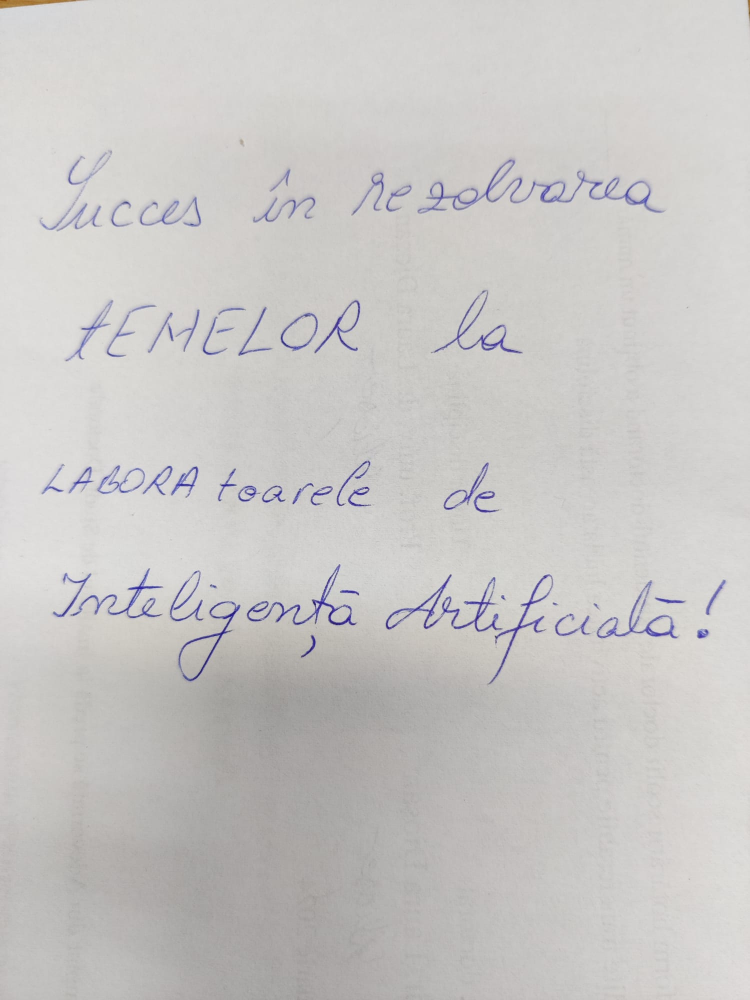
#> input picture Sem4/IA/L3/test2.jpeg, 1500 x 2000 px (shown at 1/2 size)
$ jupyter execute --allow-errors nr_one.ipynb
#> lines starting #> are read from the running program, lines starting #| are printed output that depends on the picture; after the words box and inside, x2 and y2 are one past the last pixel; in counts of white or black regions, pixels touching at a corner belong together
[cell 1]
#%pip install azure-cognitiveservices-vision-computervision
#%pip install pillow
#%pip install levenshtein
#%pip install jaro-winkler
#%pip install opencv-python
#%pip install numpy
#%pip install matplotlib

[cell 2]
from azure.cognitiveservices.vision.computervision import ComputerVisionClient
from azure.cognitiveservices.vision.computervision.models import OperationStatusCodes
from azure.cognitiveservices.vision.computervision.models import VisualFeatureTypes
from msrest.authentication import CognitiveServicesCredentials
from array import array
import os
from PIL import Image
import sys
import time
import cv2
import numpy as np
import Levenshtein
from scipy.spatial import distance
import jaro

#> (a cell that did not finish here is left out)

[cell 4]
img = cv2.imread("test2.jpeg")
#> img is the input picture: shape (2000, 1500, 3); mean B, G, R 197.3, 198.7, 200.5

img = cv2.cvtColor(img,cv2.COLOR_BGR2GRAY)
#> img: shape (2000, 1500)

img = cv2.GaussianBlur(img, (3,3), 100)

img = cv2.adaptiveThreshold(img,255,cv2.ADAPTIVE_THRESH_GAUSSIAN_C, cv2.THRESH_BINARY_INV,819,33)
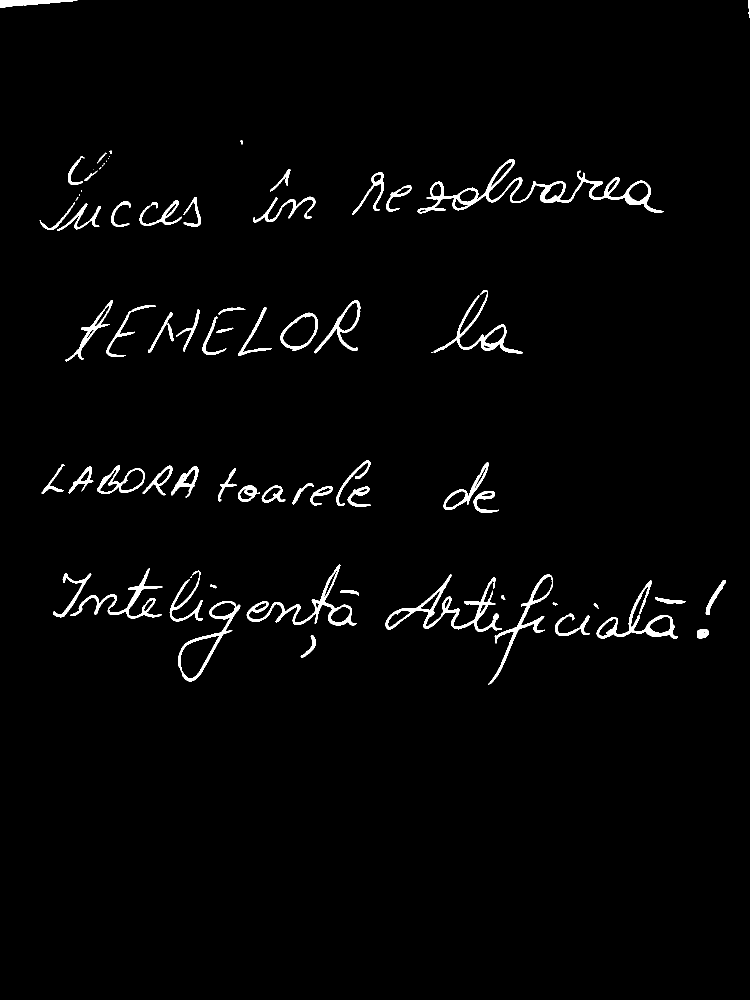
#> img: shape (2000, 1500) (shown at 1/2 size); 2% white; 74 white regions (12 under 20 px), largest, box (x1, y1, x2, y2) and area: (835, 318, 1328, 427) 7197, (771, 1149, 1004, 1264) 4308, (493, 1129, 713, 1251) 3461

img = 255 - img
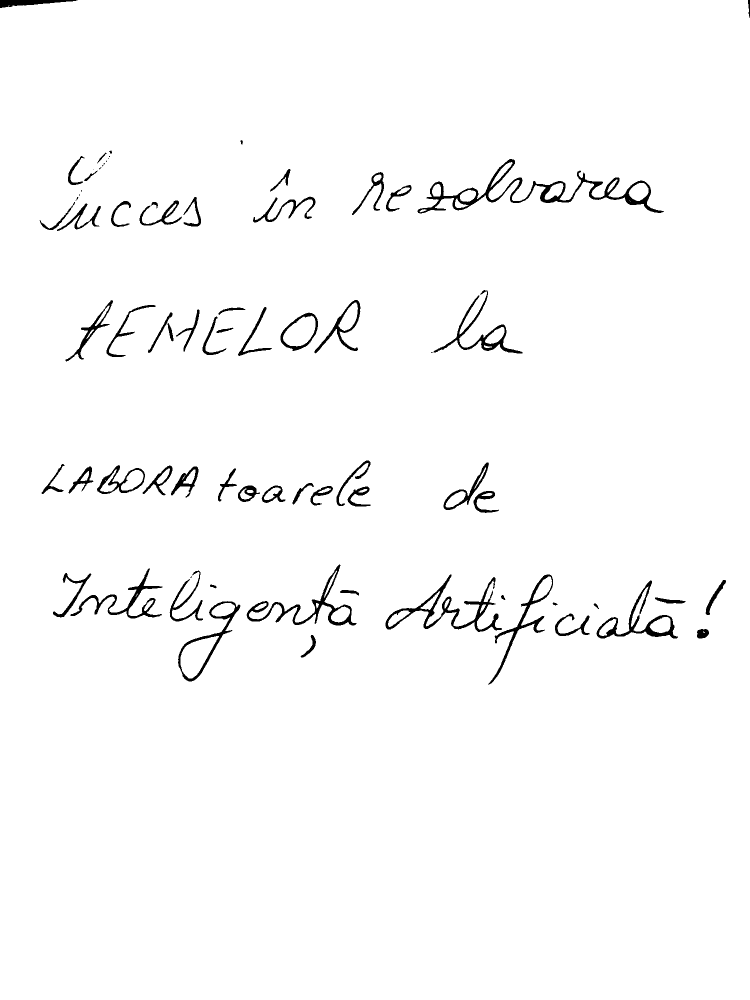
#> img: shape (2000, 1500) (shown at 1/2 size); 98% white; 74 black regions (12 under 20 px), largest, box (x1, y1, x2, y2) and area: (835, 318, 1328, 427) 7197, (771, 1149, 1004, 1264) 4308, (493, 1129, 713, 1251) 3461

# [6 lines of commented-out code are left out]

cv2.imwrite("imagine_procesata.jpg", img)
#> Out = True
